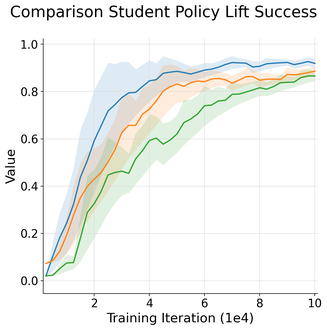
#> input picture plotting/plots/comparison_avg_lift_success.png, 327 x 330 px, shrunk from 1150 x 1159 before the run, found by its file name
$ python concat_training_curves.py
#> lines starting #> are read from the running program, lines starting #| are printed output that depends on the picture
#!/usr/bin/env python3
"""Concatenate the configured training-curve metric plots horizontally."""

from __future__ import annotations

import argparse
from pathlib import Path

from PIL import Image


DEFAULT_INPUT_ROOT = Path("/home/chi-zhang/projects/dexsafedagger/tg2_dexman_isaac/plotting/plots")
DEFAULT_OUTPUT_PATH = DEFAULT_INPUT_ROOT / "training_curves_concat.png"

IMAGE_ORDER = (
    "comparison_avg_lift_success.png",
    "comparison_beta.png",
    "comparison_unsafe_episode_rate.png",
)

BACKGROUND = (255, 255, 255)
PADDING = 16


def _build_parser() -> argparse.ArgumentParser:
    parser = argparse.ArgumentParser(
        description="Concatenate the configured training curve PNGs horizontally.",
        formatter_class=argparse.ArgumentDefaultsHelpFormatter,
    )
    parser.add_argument(
        "--input",
        type=Path,
        default=DEFAULT_INPUT_ROOT,
        help="Directory containing the training curve PNGs.",
    )
    parser.add_argument(
        "--output",
        type=Path,
        default=DEFAULT_OUTPUT_PATH,
        help="Output image path for the concatenated result.",
    )
    return parser


def main() -> int:
    args = _build_parser().parse_args()
    input_root = args.input.expanduser().resolve()
    output_path = args.output.expanduser().resolve()

    if not input_root.exists():
        raise FileNotFoundError(f"Input directory does not exist: {input_root}")

    image_paths = [input_root / name for name in IMAGE_ORDER]
    missing = [str(path) for path in image_paths if not path.exists()]
    if missing:
        raise FileNotFoundError(
            "Missing expected training curve images:\n" + "\n".join(f"  - {path}" for path in missing)
        )

    images = [Image.open(path).convert("RGB") for path in image_paths]
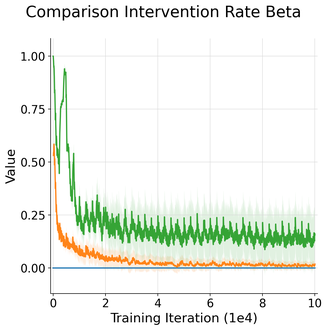
#> input picture plotting/plots/comparison_beta.png, 327 x 330 px, shrunk from 1150 x 1159 before the run, found by its file name
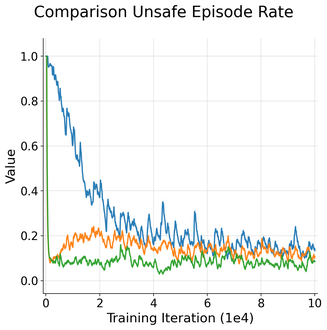
#> input picture plotting/plots/comparison_unsafe_episode_rate.png, 327 x 330 px, shrunk from 1150 x 1159 before the run, found by its file name
#> images = 3 items
    try:
        max_height = max(image.height for image in images)
#> max_height = 330
        total_width = sum(image.width for image in images) + PADDING * (len(images) + 1)
#> total_width = 1045

        canvas = Image.new("RGB", (total_width, max_height + 2 * PADDING), BACKGROUND)
#> canvas: PIL image 1045x362 RGB; every value is 255
        x_offset = PADDING
        for image in images:
            y_offset = PADDING + (max_height - image.height) // 2
            canvas.paste(image, (x_offset, y_offset))
            x_offset += image.width + PADDING
#> this loop made 3 passes
#> x_offset on passes 1 to 3: 359, 702, 1045
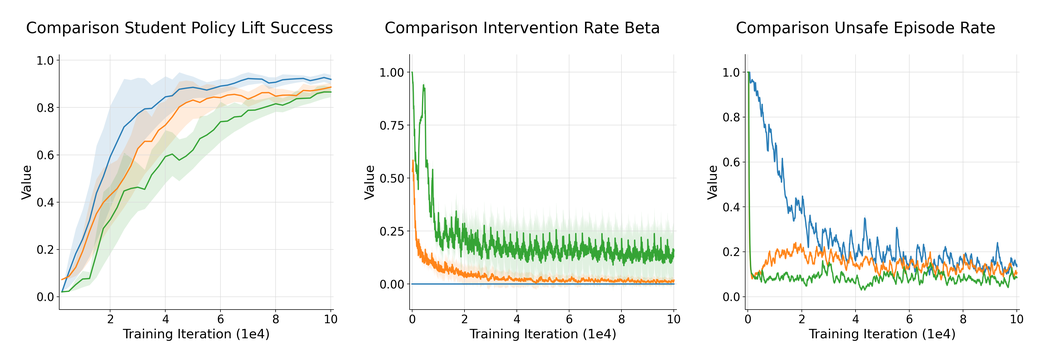
#> canvas: PIL image 1045x362 RGB; mean R, G, B 243.1, 245.1, 241.9
#> after the loop, x_offset = 1045

        output_path.parent.mkdir(parents=True, exist_ok=True)
        canvas.save(output_path)
    finally:
        for image in images:
            image.close()
#> this loop made 3 passes

    print(f"Saved concatenated image to: {output_path}")
    return 0


if __name__ == "__main__":
    raise SystemExit(main())
#> (the program exits here)
